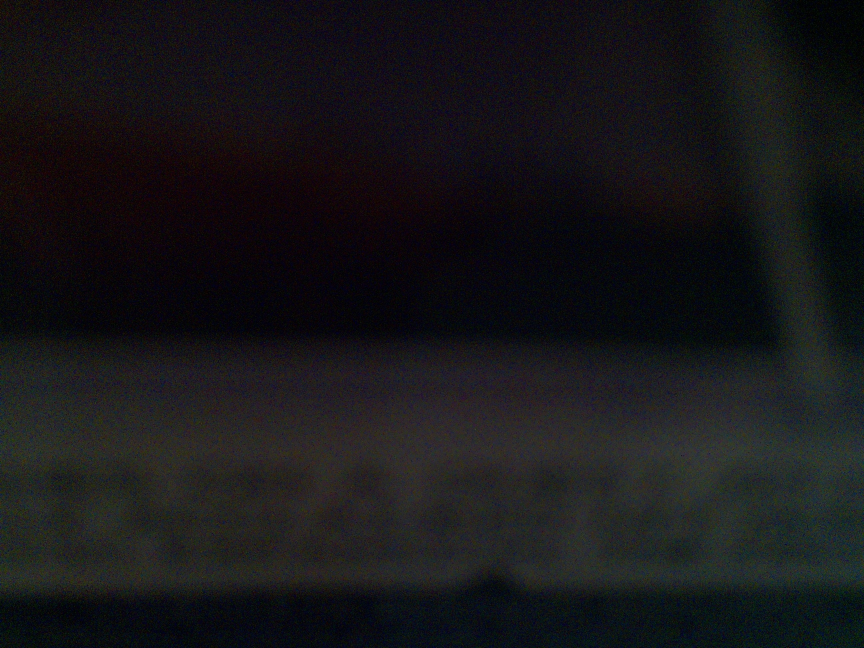
#> input picture pics/2025-02-02.jpg, 2592 x 1944 px (shown at 1/3 size); its folder holds only this picture in this run
$ python gif-maker.py
#> lines starting #> are read from the running program, lines starting #| are printed output that depends on the picture
from PIL import Image
import os

# Parameters
image_folder = './pics'
output_gif = 'output.gif'
max_size = (480, 270)  # Resize to a smaller resolution (change as needed)

# Load and process images
image_files = sorted([f for f in os.listdir(image_folder) if f.endswith('.jpg')])
images = []

for file in image_files:
    img = Image.open(os.path.join(image_folder, file)).convert('P', palette=Image.ADAPTIVE)
    img.thumbnail(max_size, Image.LANCZOS)
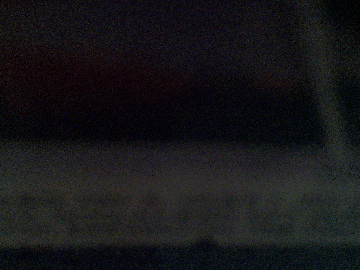
#> img: PIL image 360x270 P; mean R, G, B 23.2, 22.6, 24.9
    images.append(img)

# Save optimized GIF
images[0].save(
    output_gif,
    save_all=True,
    append_images=images[1:],
    duration=200,
    loop=0,
    optimize=True,
)

$ run again, on pics/2025-02-06.jpg
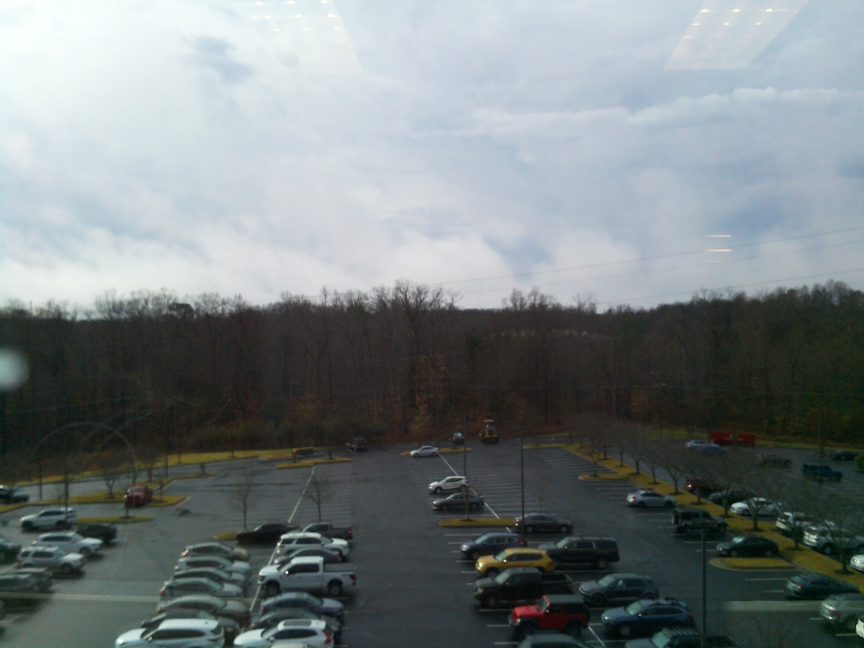
#> input picture pics/2025-02-06.jpg, 2592 x 1944 px (shown at 1/3 size)
#> `img.thumbnail(max_size, Image.LANCZOS)`:
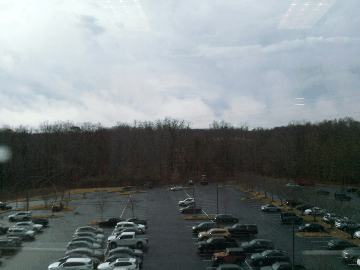
#> img: PIL image 360x270 P; mean R, G, B 119, 126.7, 127.9

$ run again, on pics/2025-03-19.jpg
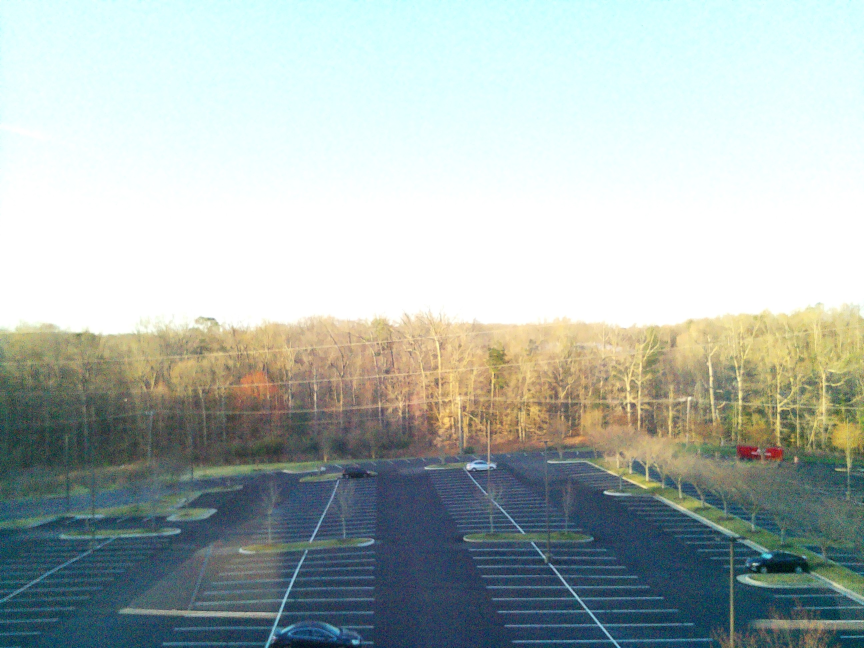
#> input picture pics/2025-03-19.jpg, 2592 x 1944 px (shown at 1/3 size)
#> `img.thumbnail(max_size, Image.LANCZOS)`:
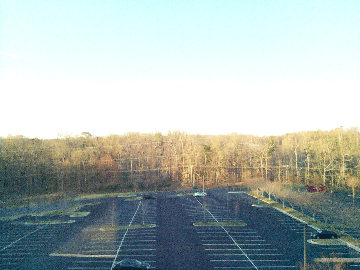
#> img: PIL image 360x270 P; mean R, G, B 172, 183.3, 179.7

$ run again, on pics/2025-03-20.jpg
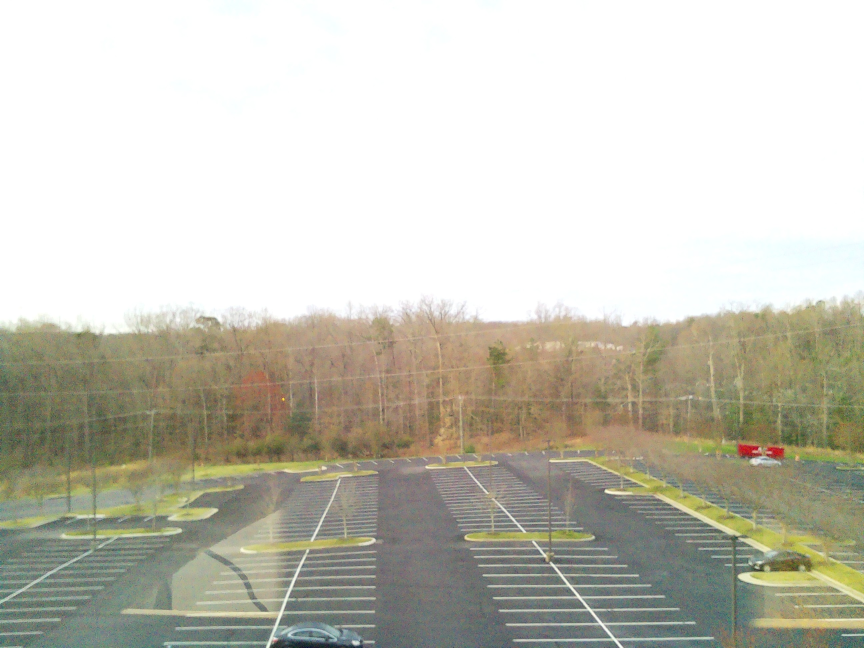
#> input picture pics/2025-03-20.jpg, 2592 x 1944 px (shown at 1/3 size)
#> `img.thumbnail(max_size, Image.LANCZOS)`:
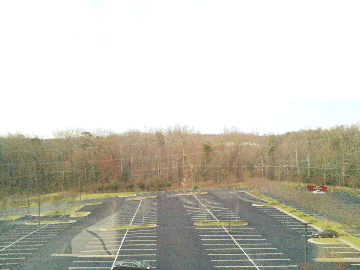
#> img: PIL image 360x270 P; mean R, G, B 197.8, 196.1, 184.2

$ run again, on pics/2025-02-03.jpg
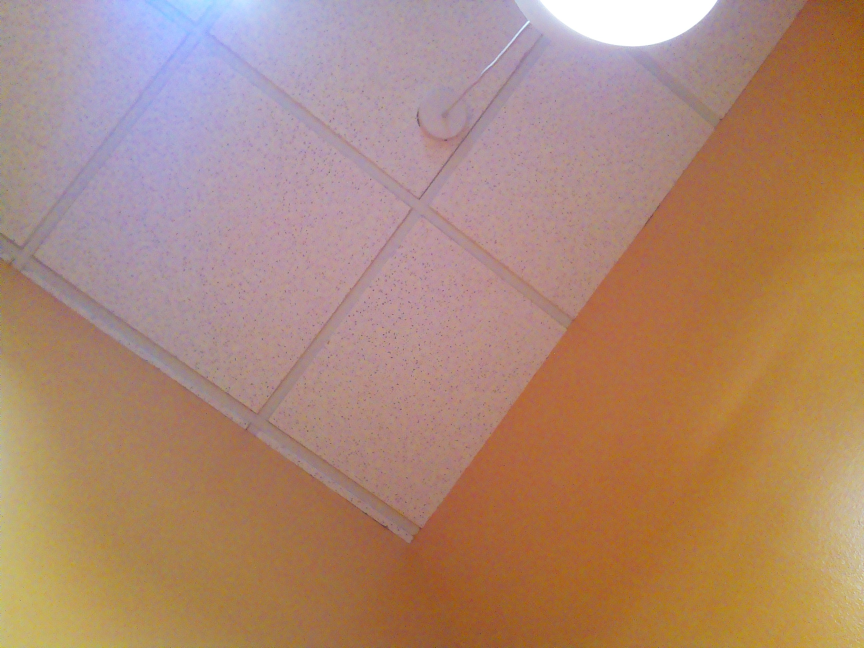
#> input picture pics/2025-02-03.jpg, 2592 x 1944 px (shown at 1/3 size)
#> `img.thumbnail(max_size, Image.LANCZOS)`:
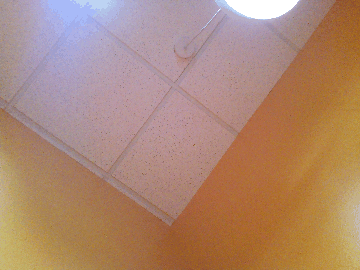
#> img: PIL image 360x270 P; mean R, G, B 173.3, 136.1, 114.8
